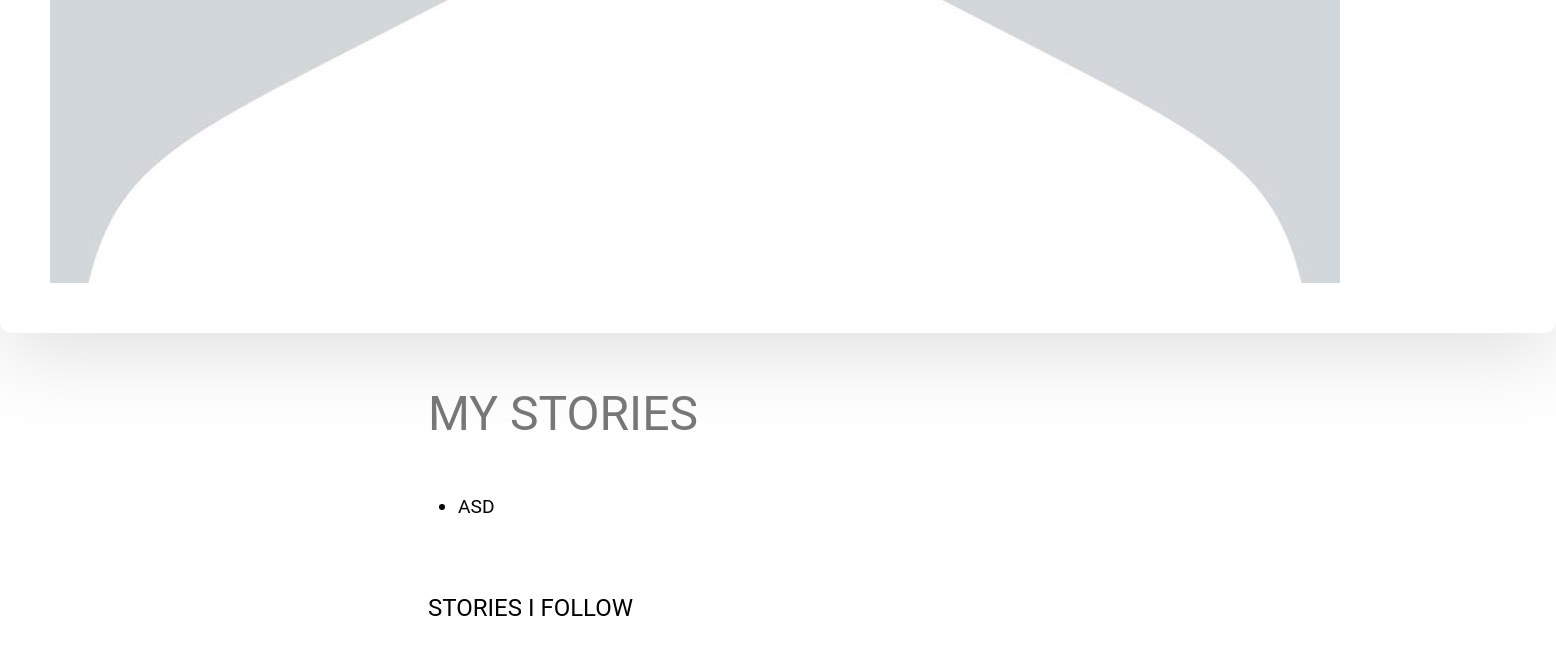
Before: /pages/profilePage.php?username=ola (signed in, lower part) with the older database file.
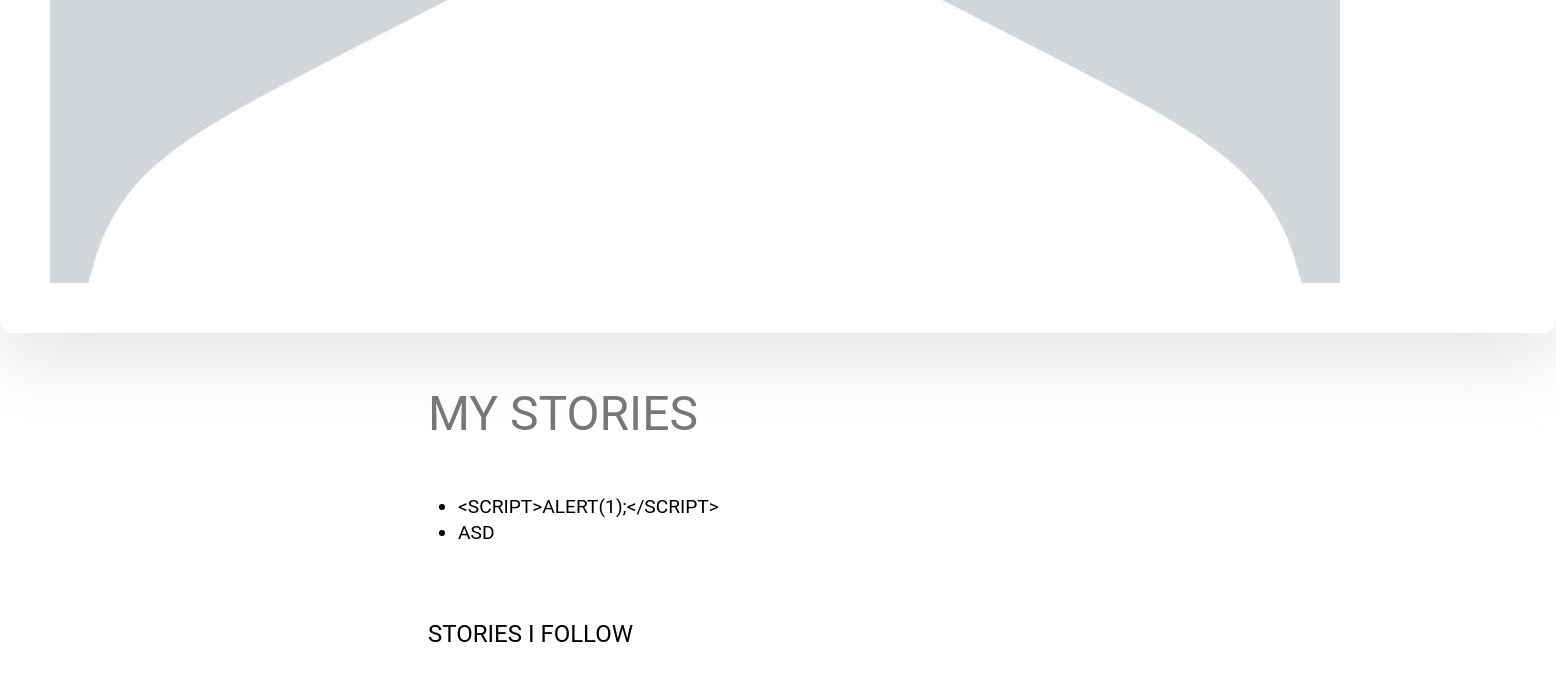
After: the same page with the newer database file.
### tables this page shows
CREATE TABLE users(
  username VARCHAR PRIMARY KEY,
  email VARCHAR UNIQUE,
  password VARCHAR(254) NOT NULL,
  salt VARCHAR(32) NOT NULL,
  birthday DATE,
  img VARCHAR
);

CREATE TABLE stories(
  entity_id INTEGER PRIMARY KEY REFERENCES entities,
  username VARCHAR NOT NULL REFERENCES users,
  title TEXT NOT NULL, 
  body TEXT NOT NULL,
  hour DATETIME NOT NULL,
  UNIQUE(username, title, body)
);

### database/db_comments.php (called while the page is built, shortened)
<?php
    function getUsernameInfo($username){
    $db = Database::instance()->db();
    $stmt = $db->prepare('SELECT *, rowid FROM users where username = ?');
    $stmt->execute(array($username));
    return $stmt->fetch();
    }
  function myStories($username) {
    $db = Database::instance()->db();
    $stmt = $db->prepare('SELECT title FROM stories WHERE username = ?');
    $stmt->execute(array($username));
    return $stmt->fetchAll();
  }
?>

### pages/profilePage.php (the view, shortened to what this page needs)
<?php
include_once('../templates/common.php');
include_once('../database/db_comments.php');
$profileInfo = getUsernameInfo($_GET['username']);
$mystories = myStories($_GET['username']);
draw_header($_SESSION['username']);
    ?>
 <link rel="stylesheet" href="../css/profilePage.css">
    <section id="pageProfile">
        <section id="profile">
            <div class="container-box">
                <div class="banner_inner d-flex align-items-center">
                    <div class="banner_content">
                        <div class="media">
                            <div class="d-flex">
                                <span><img src="<?=$profileInfo['img']?>" alt="MyImg" > </span>
                            </div>
                            </div>
                        </div>
                    </div>
                </div>
        </section>
        <section id="stories">
            <div class="container">
                <p class="profileinfo" id = myStories>
                <label for="myStories"> My Stories </label>
                <ul>
                <?php
                foreach($mystories as $story){
                    ?>
                    <li><?=$story['title']?> </li>
                <?php }
                unset($story) ?>
            </ul>
                </p>
                <p class="profileinfo" id ="myCommentedStories">
                <label for="myCommentedStories"> Stories i follow </label>
                </p>
                </div>
        </section>
    </section>
<?php
draw_footer();
?>

### templates/common.php (shortened to what this page needs)
<?php function draw_header($username){
?>
  <link rel="stylesheet" href="../css/common.css">
<!DOCTYPE html>
<html>
<head>
    <link rel="stylesheet" href="../css/mainPage.css">
</head>
<body>
        <?php if($username != null) { ?>
            <link rel="stylesheet" href="https://cdnjs.cloudflare.com/ajax/libs/font-awesome/4.7.0/css/font-awesome.min.css">
        <?php }  ?>
<?php
}
?>
<?php function draw_footer(){
?>
</body>
</html>
<?php
}
?>

### css/common.css (style rules this page uses)
* { box-sizing: border-box; }
body { margin: 0; font-family: Arial, Helvetica, sans-serif; }

### css/mainPage.css (style rules this page uses)
body { font-family: Poppins, sans-serif; }
p { margin-top: 0;font-family: "Roboto", sans-serif;max-width: 540px;color: #777777;margin-bottom: 40px; }
* { box-sizing: inherit; }
body { margin: 0; padding: 0; font-family: Raleway; text-transform: uppercase; font-size: 11px; }

### css/profilePage.css (style rules this page uses)
html, body, .sidebar, .content-posts { height: 100%; }
body { line-height: 26px; font-size: 16px; font-family: "Roboto", sans-serif; font-weight: normal; }
section#profile { position: relative; z-index: 1; background-image: -moz-linear-gradient(0deg, #000000 0%, #404d4e 100%); background-image: -webkit-linear-gradient(0deg, #000000 0%, #404d4e 100%); background-image: -ms-linear-gradient(0deg, #000000 0%, #404d4e 100%); margin-bottom: 200px; }
.container-box { min-height: 700px; border-radius: 12px; position: relative; bottom: -200px; background: #fff; padding: 30px; box-shadow: 0px 20px 80px 0px rgba(153, 153, 153, 0.3); }
.banner_inner.d-flex.align-items-center { position: relative; width: 100%; min-height: 700px; align-items: center !important; justify-content: space-between; }
.banner_inner .banner_content { color: #222222; vertical-align: middle; align-self: center; text-align: left; }
.media { display: flex; -ms-flex-align: start; align-items: flex-start; }
.d-flex { display: flex !important; }
.d-flex img { vertical-align: middle; border-style: none; padding: 20px; }
p { margin-top: 0; display: block; margin-block-start: 1em; margin-block-end: 1em; margin-inline-start: 0px; margin-inline-end: 0px; }
.container { width: 100%; padding-right: 15px; padding-left: 15px; margin-right: auto; margin-left: auto; display: flex; flex-direction: column; -ms-flex-wrap: wrap; flex-wrap: wrap; margin-right: -15px; margin-left: -15px; }
section#stories { padding: 20; display: flex; justify-content: center; }
p#myStories { font-size: -webkit-xxx-large; }
p#myCommentedStories { font-size: x-large; color: black; }
#pageProfile #stories .container ul { font-size: larger; }
label { margin-bottom: 10px; margin-left: 10px; }
@media (min-width: 768px) { .container { max-width: 720px; } }

Changed rows visible on the page:
added stories: title "<SCRIPT>ALERT(1);</SCRIPT>"
